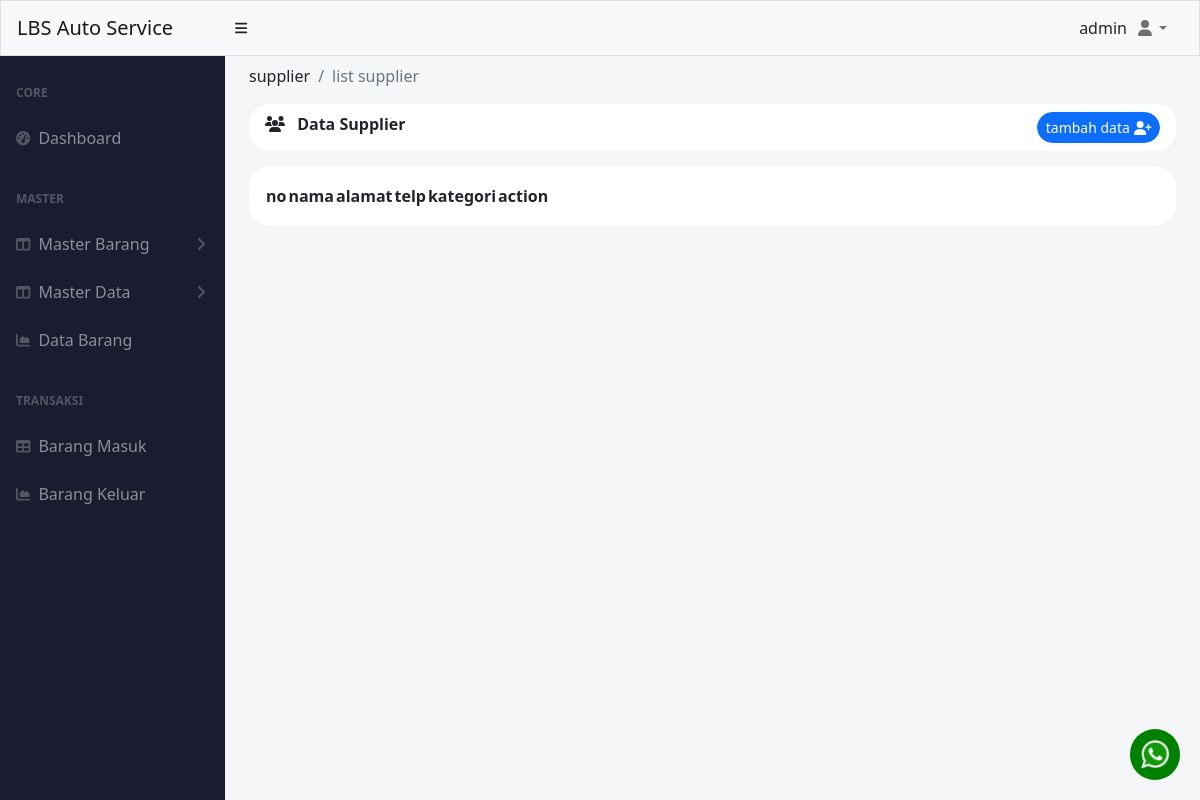
Page /index.php?menu=supplier (signed in) on the earlier database version.
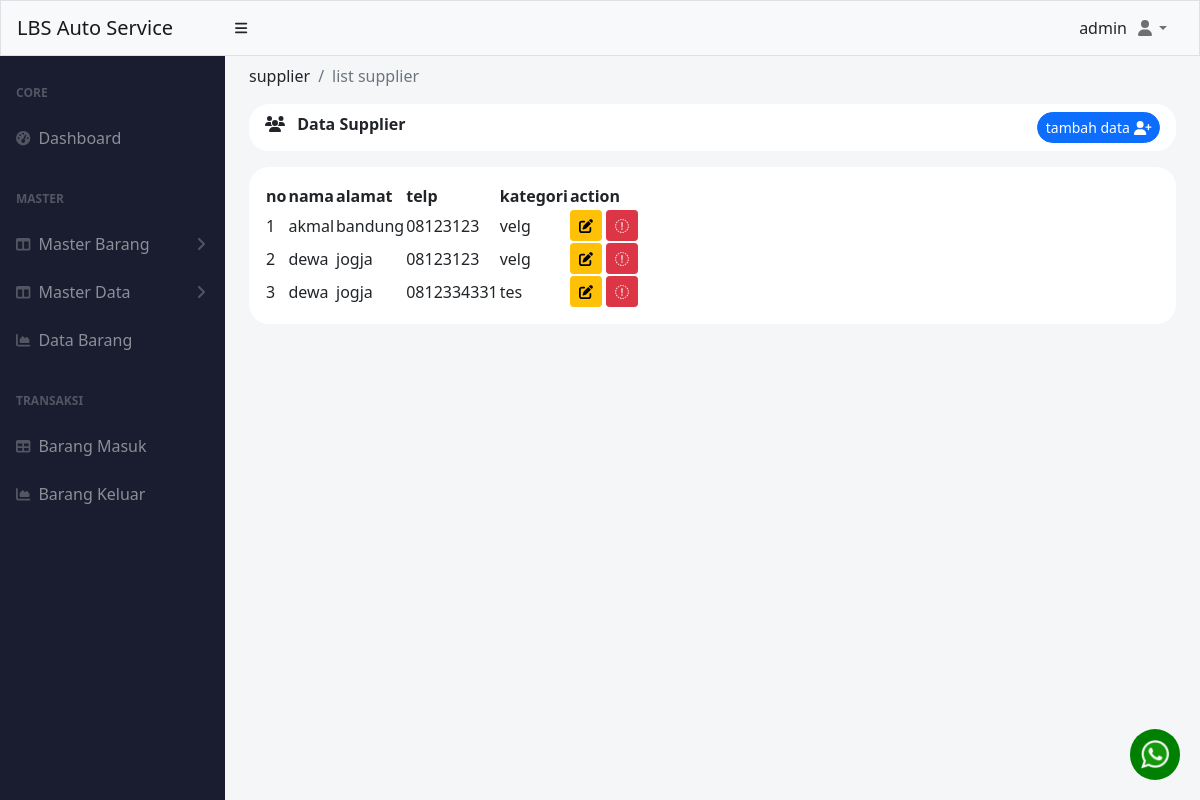
Same page on the later database version.
### tables this page shows
CREATE TABLE `supplier` (
  `id` int(11) NOT NULL,
  `nama` varchar(50) NOT NULL,
  `alamat` varchar(255) NOT NULL,
  `telp` char(20) NOT NULL,
  `kategori_id` int(11) NOT NULL
);

CREATE TABLE `kategori` (
  `id` int(11) NOT NULL,
  `nama` varchar(50) NOT NULL
);

### pages/master_data/supplier/index.php (the view, shortened to what this page needs)
<?php
include './koneksi.php';
$query = mysqli_query($conn, "SELECT  supplier.id as id, supplier.nama as nama, alamat, telp, kategori.nama as kategori
FROM supplier
INNER JOIN kategori
ON supplier.kategori_id = kategori.id");
?>
<div class="container-fluid px-4 ">
    <ol class="breadcrumb pt-2">
        <li class="breadcrumb-item ">supplier</li>
        <li class="breadcrumb-item active">list supplier</li>
    </ol>
    <div class="mb-4">
        <div class="card-header clearfix mb-3" style="border-radius: 20px ;background-color: white; border:0px;">
            <i class="fa-solid fa-users"></i>
            <span class="ms-2 fw-bolder"> Data Supplier</span>
            <?php if($varSession['hak_akses'] =='admin'): ?>
            <a href="index.php?supplier=add" class="btn btn-sm btn-primary float-end rounded-pill ">
                tambah data <i class="fa-solid fa-user-plus"></i>
            </a>
            <?php endif; ?>
        </div>
        <div class="p-3  bg-white " style="border-radius: 20px; ">
            <table id="datatablesSimple" style="border-color: white;">
                <thead class="">
                    <tr>
                        <th>no</th>
                        <th>nama</th>
                        <th>alamat</th>
                        <th>telp</th>
                        <th>kategori</th>
                        <?php if($varSession['hak_akses'] =='admin'): ?>
                        <th>action</th>
                        <?php endif; ?>
                    </tr>
                </thead>
                <tbody>
                    <?php
                    $i = 1;
                    while ($data = mysqli_fetch_assoc($query)) :
                    ?>
                        <tr>
                            <td><?= $i++ ?></td>
                            <td><?= $data['nama'] ?></td>
                            <td><?= $data['alamat'] ?></td>
                            <td><?= $data['telp'] ?></td>
                            <td><?= $data['kategori'] ?></td>
                            <?php if($varSession['hak_akses'] =='admin'): ?>
                            <td class="text-center">
                                <a href="index.php?supplier=update&id=<?= $data['id']; ?>" class="btn btn-sm btn-warning">
                                    <i class="fa-solid fa-pen-to-square"></i>
                                </a>
                                <a href="index.php?supplier=delete&id=<?= $data['id']; ?>" onclick="confirmDelete(event)" class="btn btn-sm btn-danger" id="delete-alert">
                                    <i class="fa-sharp fa-solid fa-trash"></i>
                                </a>
                            </td>
                            <?php endif; ?>
                        </tr>
                    <?php
                    endwhile;
                    ?>
                </tbody>
            </table>
        </div>
    </div>
</div>

Differences in the rows shown:
now on this page (row edited): supplier: nama "akmal", alamat "bandung", telp "08123123", kategori.nama "velg"
added supplier: nama "dewa", alamat "jogja", telp "08123123", kategori.nama "velg"
added supplier: nama "dewa", alamat "jogja", telp "0812334331", kategori.nama "tes"
